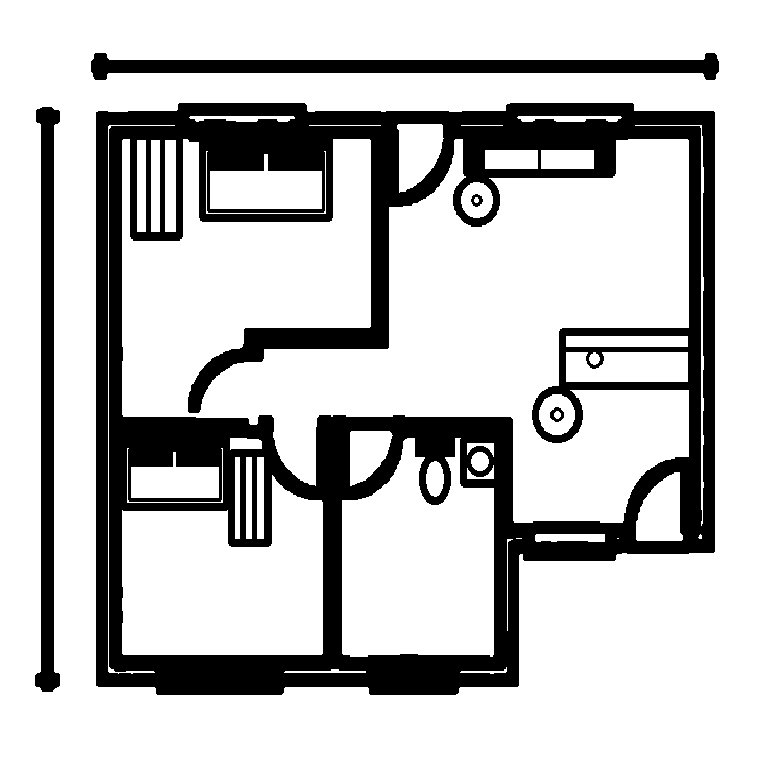
#> input picture assests/line_drawing.png, 768 x 768 px
$ python -i walls.py   (imports and definitions only)
#> lines starting #> are read from the running program, lines starting #| are printed output that depends on the picture; after the words box and inside, x2 and y2 are one past the last pixel; in counts of white or black regions, pixels touching at a corner belong together
"""
walls.py — binarise a floorplan image and strip text/noise blobs,
           leaving only wall geometry.

Fixes in this version
---------------------
- Dilation is now CONDITIONAL: only applied where wall pixels already
  have a direct neighbour (i.e. closing real gaps), not in open space.
  This prevents thin partition walls between adjacent rooms from merging.
- medianBlur radius reduced to 3 (was already 3, kept).
- Closing kernels unchanged (they close wall-end gaps, not room gaps).
"""

import cv2
import numpy as np


def extract_walls(
    gray: "np.ndarray",
    adaptive_block_size: int = 15,
    adaptive_C: int = 3,
    morph_kernel: tuple[int, int] = (2, 2),
    min_component_area: int = 300,
    min_wall_area: int = 2000,
    min_wall_thickness: int = 3,
) -> "np.ndarray":
    # --- adaptive threshold -------------------------------------------------
#> called with adaptive_block_size = 15, adaptive_C = 3, morph_kernel = (2, 2), min_component_area = 300, min_wall_area = 2000, min_wall_thickness = 3
    bin_img = cv2.adaptiveThreshold(
        gray, 255,
        cv2.ADAPTIVE_THRESH_GAUSSIAN_C,
        cv2.THRESH_BINARY_INV,
        adaptive_block_size,
        adaptive_C,
    )
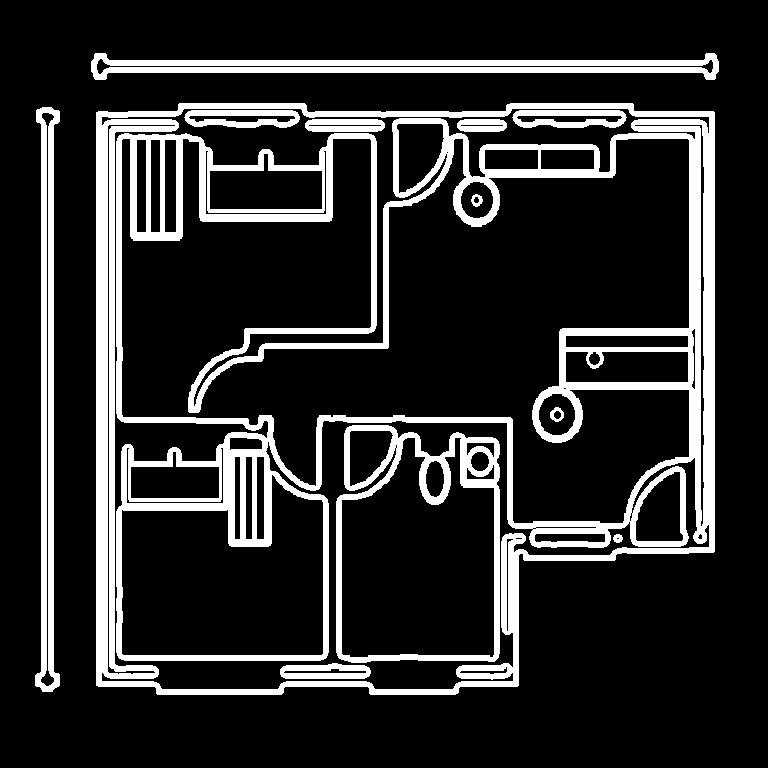
#> bin_img: shape (768, 768); 17% white; 12 white regions, largest, box (x1, y1, x2, y2) and area: (96, 103, 715, 695) 72445, (91, 53, 719, 80) 7738, (336, 425, 500, 663) 7215

    # --- morphological opening (remove single-pixel speckle) ----------------
    kernel = cv2.getStructuringElement(cv2.MORPH_RECT, morph_kernel)
    clean = cv2.morphologyEx(bin_img, cv2.MORPH_OPEN, kernel, iterations=1)
#> clean: shape (768, 768); 17% white; 12 white regions, largest, box (x1, y1, x2, y2) and area: (97, 104, 716, 696) 72445, (92, 54, 720, 81) 7738, (337, 426, 501, 664) 7215

    # --- connected-component filtering (drop text blobs, keep walls) --------
    num_labels, labels, stats, _ = cv2.connectedComponentsWithStats(
        clean, connectivity=8
    )
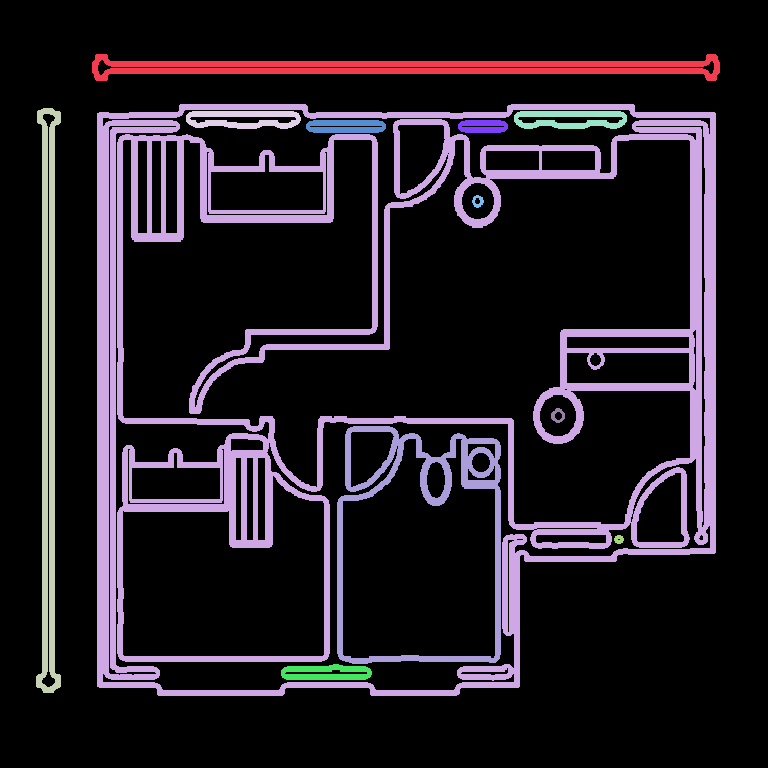
#> labels: shape (768, 768) int32; 13 distinct labels, from 0 to 12; one colour per label, 0 black
#> num_labels = 13; stats = 13 rows, first 6: [0, 0, 768, 768, 489724], [92, 54, 628, 27, 7738], [97, 104, 619, 592, 72445], [36, 108, 25, 585, 7163], [186, 111, 115, 18, 1372], [514, 111, 113, 18, 1360]

    wall_mask = np.zeros_like(clean)

    for i in range(1, num_labels):
        x, y, w, h, area = stats[i]
        aspect    = w / (h + 1e-5)
        extent    = area / (w * h + 1e-5)
        thickness = area / (max(w, h) + 1e-5)

        keep = False
        if area > min_wall_area:
            keep = True
        if (w > 80 or h > 80) and thickness > 6:
            keep = True
        if extent > 0.4 and area > 1500:
            keep = True

        # veto rules
        if area < min_component_area:
            keep = False
        if 0.3 < aspect < 4.0 and area < 400:
            keep = False
        if thickness < 1.5:
            keep = False

        if keep:
            wall_mask[labels == i] = 255
#> this loop made 12 passes
#> (x, y, w, h, area, aspect, extent, thickness) on passes 1 to 8: (92, 54, 628, 27, 7738, 23.26, 0.456, 12.32), (97, 104, 619, 592, 72445, 1.05, 0.198, 117), (36, 108, 25, 585, 7163, 0.0427, 0.49, 12.24), (186, 111, 115, 18, 1372, 6.39, 0.663, 11.93), (514, 111, 113, 18, 1360, 6.28, 0.669, 12.04), (306, 120, 80, 13, 916, 6.15, 0.881, 11.45), (458, 120, 50, 13, 556, 3.85, 0.855, 11.12), (472, 195, 12, 13, 89, 0.923, 0.571, 6.85)
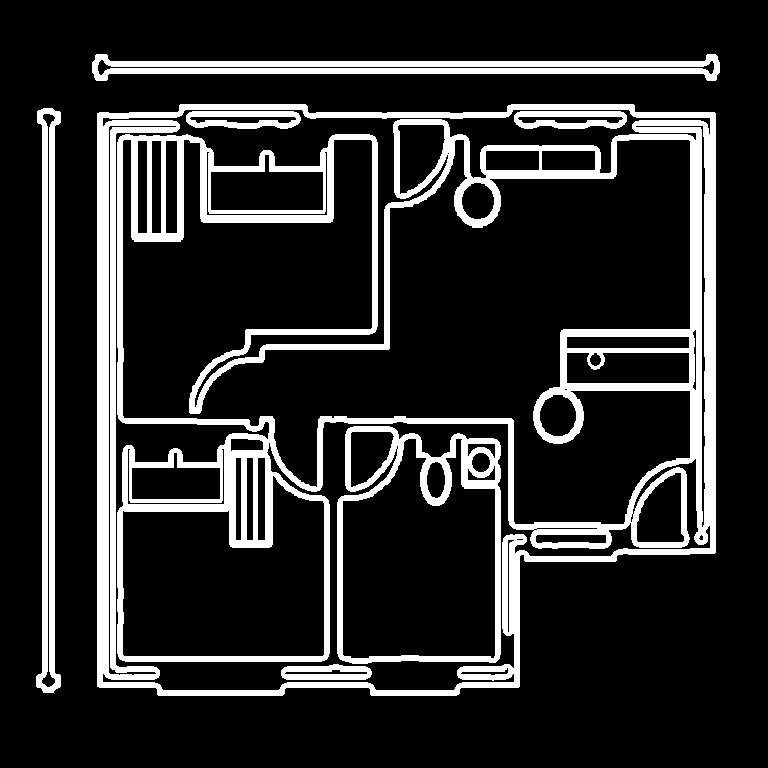
#> wall_mask: shape (768, 768); 16.7% white; 7 white regions, largest, box (x1, y1, x2, y2) and area: (97, 104, 716, 696) 72445, (92, 54, 720, 81) 7738, (337, 426, 501, 664) 7215

    # --- close small gaps in wall ends (horizontal and vertical) ------------
    # These kernels close actual wall-end gaps, not partition walls.
    kernel_h = np.ones((1, 5), np.uint8)
    wall_mask = cv2.morphologyEx(wall_mask, cv2.MORPH_CLOSE, kernel_h)
#> wall_mask: shape (768, 768); 17.3% white; 4 white regions, box (x1, y1, x2, y2) and area: (97, 104, 716, 696) 85685, (92, 54, 720, 81) 7769, (36, 108, 61, 693) 7732, (281, 664, 372, 680) 1065
    kernel_v = np.ones((5, 1), np.uint8)
    wall_mask = cv2.morphologyEx(wall_mask, cv2.MORPH_CLOSE, kernel_v)
#> wall_mask: shape (768, 768); 18.1% white; 3 white regions, box (x1, y1, x2, y2) and area: (97, 104, 716, 696) 90522, (92, 54, 720, 81) 8385, (36, 108, 61, 693) 7745

    # --- CONDITIONAL dilation: only dilate pixels already near other walls --
    # A plain dilate(iterations=1) merges thin partition walls when two
    # wall blobs are only 1-2px apart (common in scanned plans).
    # Instead: compute a 3x3 neighbour-count; only dilate wall pixels whose
    # 3x3 neighbourhood already contains another wall pixel within 3px.
    # This closes genuine micro-gaps but leaves thin inter-room walls alone.
    k3 = np.ones((3, 3), np.uint8)
    neighbour_count = cv2.dilate(wall_mask, k3, iterations=1)
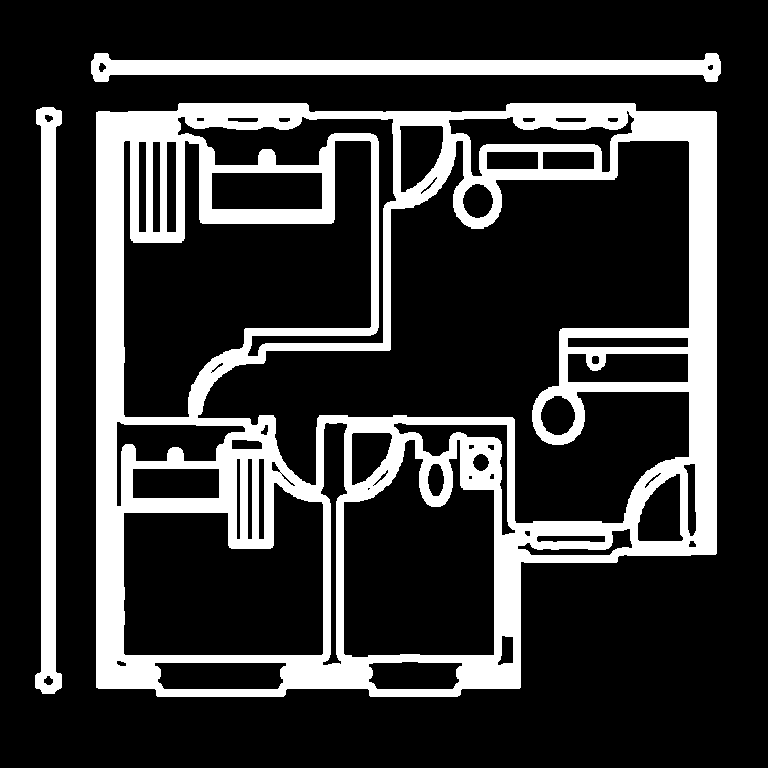
#> neighbour_count: shape (768, 768); 21.5% white; 3 white regions, box (x1, y1, x2, y2) and area: (96, 103, 717, 697) 108182, (91, 53, 721, 82) 9787, (35, 107, 62, 694) 9065
    # Pixels that are currently NOT wall but have wall within 1px → candidate
    candidate_dilation = cv2.bitwise_and(neighbour_count, cv2.bitwise_not(wall_mask))
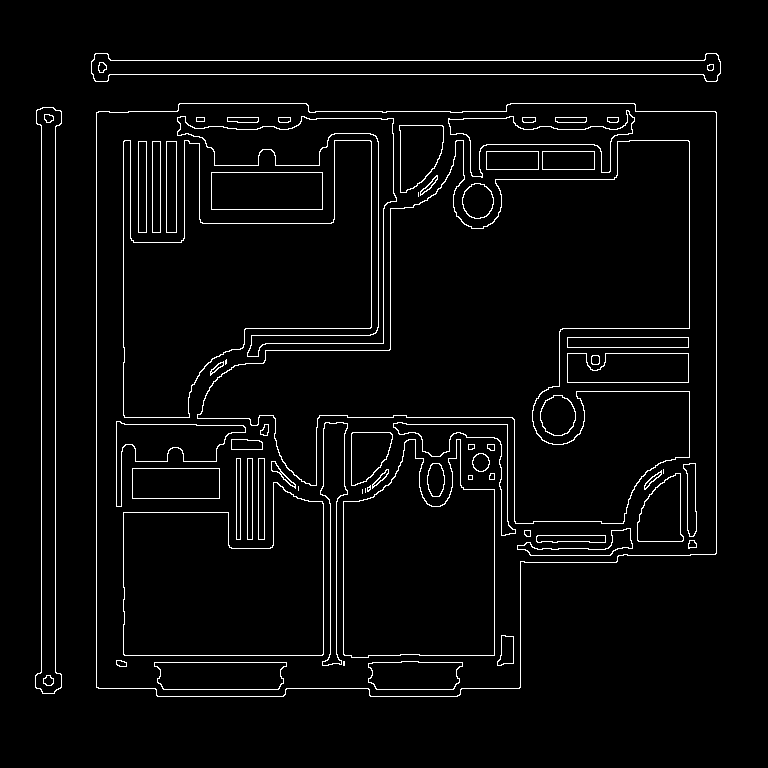
#> candidate_dilation: shape (768, 768); 3.5% white in thin lines or dots, all inside (x1, y1, x2, y2) = (35, 53, 721, 697)
    # Only accept candidate pixels that also have a wall within 3px
    # (i.e. the gap is genuinely narrow, not an open room interior)
    k5 = np.ones((5, 5), np.uint8)
    near_wall = cv2.dilate(wall_mask, k5, iterations=1)
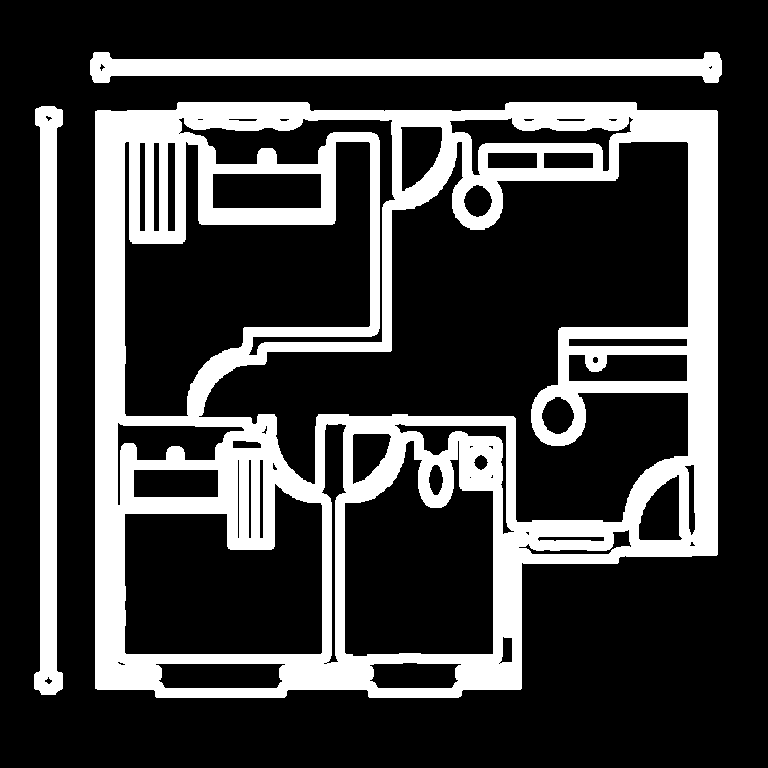
#> near_wall: shape (768, 768); 24.9% white; 3 white regions, box (x1, y1, x2, y2) and area: (95, 102, 718, 698) 125209, (90, 52, 722, 83) 11181, (34, 106, 63, 695) 10377
    safe_dilation = cv2.bitwise_and(candidate_dilation, near_wall)
    wall_mask = cv2.bitwise_or(wall_mask, safe_dilation)

    wall_mask = cv2.medianBlur(wall_mask, 3)
#> wall_mask: shape (768, 768); 21.6% white; 3 white regions, box (x1, y1, x2, y2) and area: (96, 103, 717, 697) 108408, (91, 53, 721, 82) 9793, (35, 107, 62, 694) 9071
    return wall_mask

>>> import cv2
>>> picture = cv2.imread('../../assests/line_drawing.png', cv2.IMREAD_GRAYSCALE)
>>> result = extract_walls(picture)

$ run again, on assests/colored_plan.png
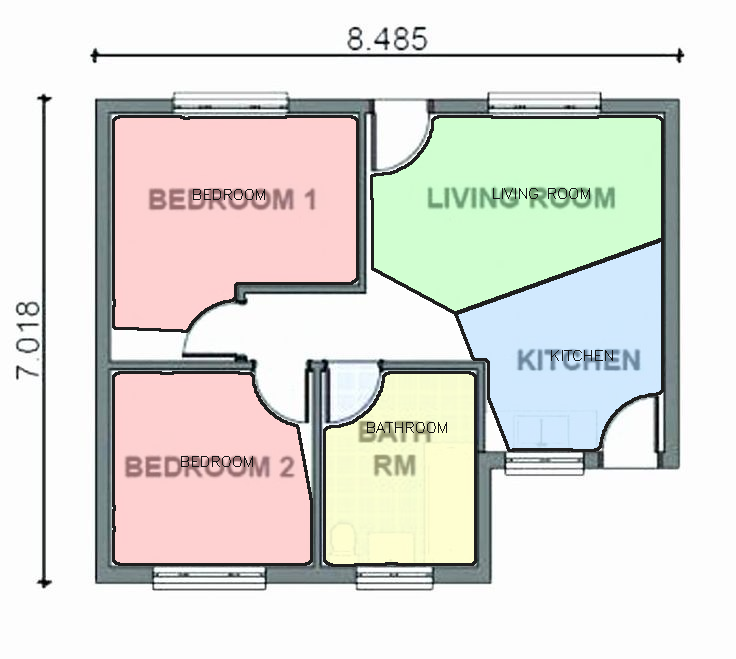
#> input picture assests/colored_plan.png, 736 x 659 px
#> bin_img: shape (659, 736); 9.8% white; 377 white regions (313 under 20 px), largest, box (x1, y1, x2, y2) and area: (95, 91, 680, 591) 31703, (36, 94, 52, 589) 2059, (90, 48, 685, 63) 1877
#> clean: shape (659, 736); 9.3% white; 201 white regions (113 under 20 px), largest, box (x1, y1, x2, y2) and area: (96, 92, 681, 592) 29817, (37, 95, 53, 589) 2058, (91, 49, 685, 64) 1874
#> in extract_walls, `num_labels, labels, stats, _ = cv2.connectedComponentsWithStats( clean..`:
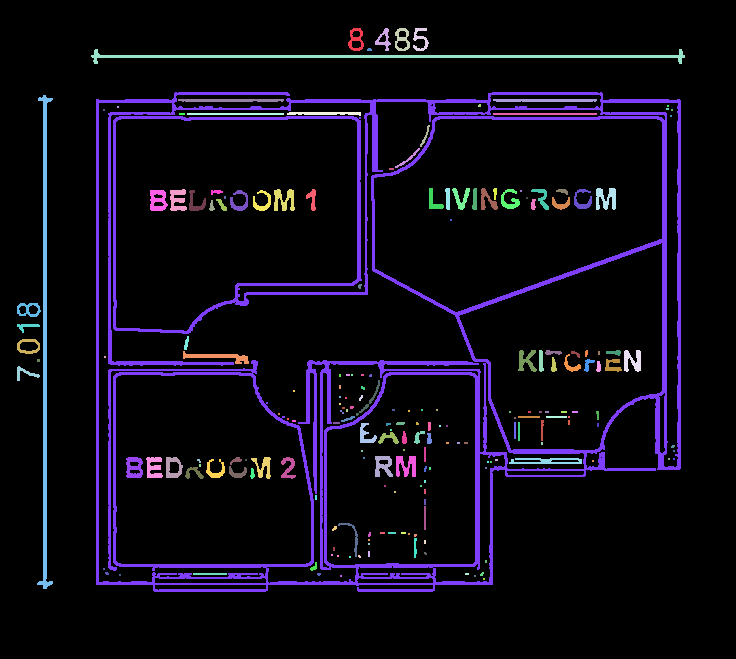
#> labels: shape (659, 736) int32; 202 distinct labels, from 0 to 201; one colour per label, 0 black
#> num_labels = 202; stats = 202 rows, first 6: [0, 0, 736, 659, 439760], [348, 28, 16, 23, 186], [375, 28, 16, 23, 142], [395, 28, 15, 23, 182], [413, 28, 16, 23, 162], [91, 49, 594, 15, 1874]
#> the loop in extract_walls, `for i in range(1, num_labels):` made 201 passes
#> (x, y, w, h, area, aspect, extent, thickness) on passes 1, 2, 3, 4, 5, 7, 8, 9: (348, 28, 16, 23, 186, 0.696, 0.505, 8.09), (375, 28, 16, 23, 142, 0.696, 0.386, 6.17), (395, 28, 15, 23, 182, 0.652, 0.528, 7.91), (413, 28, 16, 23, 162, 0.696, 0.44, 7.04), (91, 49, 594, 15, 1874, 39.6, 0.21, 3.15), (96, 92, 585, 500, 29817, 1.17, 0.102, 50.97), (37, 95, 16, 494, 2058, 0.0324, 0.26, 4.17), (178, 99, 106, 3, 305, 35.33, 0.959, 2.88)
#> neighbour_count: shape (659, 736); 11.1% white; 2 white regions, box (x1, y1, x2, y2) and area: (95, 91, 682, 593) 50855, (36, 94, 54, 590) 3109
#> candidate_dilation: shape (659, 736); 3% white in thin lines or dots, all inside (x1, y1, x2, y2) = (36, 91, 682, 593)
#> in extract_walls, `near_wall = cv2.dilate(wall_mask, k5, iterations=1)`:
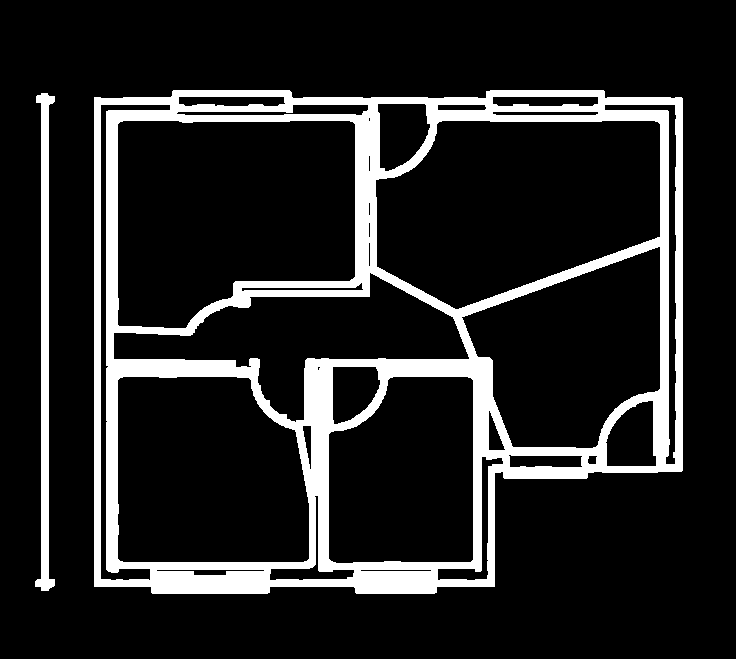
#> near_wall: shape (659, 736); 14.1% white; 2 white regions, box (x1, y1, x2, y2) and area: (94, 90, 683, 594) 64236, (35, 93, 55, 591) 4163
